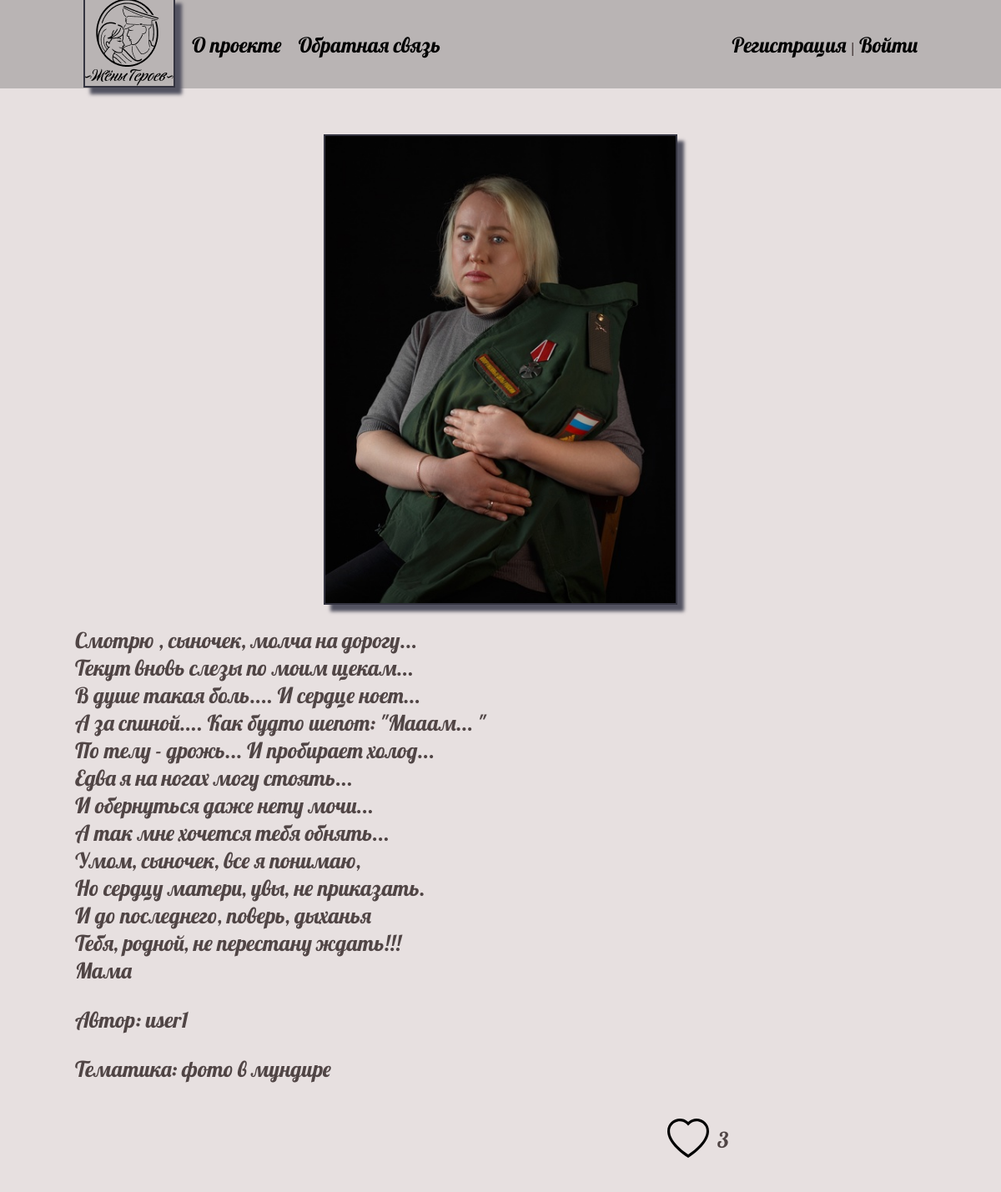
The app's page /post/1/ with its own data.
### posts/models.py (models this page shows, shortened)
class Post(models.Model):
    author = models.ForeignKey('Author', on_delete=models.CASCADE, verbose_name='Автор публикации')
    title = models.CharField(max_length=255, blank=True, verbose_name="Заголовок публикации", )
    content = models.TextField(blank=True, verbose_name="Текст публикации")
    photo = models.ImageField(upload_to="photos/%Y/%m/%d/", verbose_name="Фото")
    time_create = models.DateTimeField(auto_now_add=True, verbose_name="Время создания")
    time_update = models.DateTimeField(auto_now=True, verbose_name="Время изменения")
    is_moderated = models.BooleanField(default=False, verbose_name="Прошло модерацию")
    category = models.ForeignKey('Category', on_delete=models.PROTECT, verbose_name="Категории публикации") # например публикация с фото или новость
    theme = models.ForeignKey('Theme', on_delete=models.PROTECT, verbose_name="Тема") # например фото в мундире, детский рисунок, письма..
    rating = models.SmallIntegerField(default=0, verbose_name='Рейтинг')
    def __str__(self):
        return f'{self.pk}_{self.title}_{self.preview()}'
    def preview(self):
        return self.content[:32] + '...'
    class Meta:
        verbose_name = 'Публикация'
        verbose_name_plural = 'Публикации'
        ordering = ['id']

class Author(models.Model):
    author = models.OneToOneField(User, on_delete=models.CASCADE)
    city = models.CharField(max_length=32, verbose_name="Город")
    def __str__(self):
        return self.author.username
    class Meta:
        verbose_name = 'Автор публикации'
        verbose_name_plural = 'Авторы публикации'
        ordering = ['id']

class Theme(models.Model):
    name = models.CharField(max_length=100, db_index=True, verbose_name="Название темы")
    slug = models.SlugField(max_length=255, unique=True, db_index=True, verbose_name="URL")
    def __str__(self):
        return self.name
    class Meta:
        verbose_name = 'Тема'
        verbose_name_plural = 'Темы'
        ordering = ['id']

### posts/views.py (the view)
# urls.py: path('post/<int:pk>/', PostDetail.as_view(), name='post_detail'),
class PostDetail(DataMixin, DetailView):
    model = Post
    template_name = 'posts/post.html'
    context_object_name = 'post'
    def get_context_data(self, *, object_list=None, **kwargs):
        context = super().get_context_data(**kwargs)
        c_def = self.get_user_context(title=context['post'])
        return dict(list(context.items()) + list(c_def.items()))

### posts/utils.py (called while the page is built)
    def get_user_context(self, **kwargs):
        context = kwargs
        user_menu = menu.copy()
        if not self.request.user.is_authenticated:
            user_menu.pop(1)
        context['menu'] = user_menu
        return context

### posts/templates/posts/post.html (shortened to what this page needs)
{% extends 'posts/base.html' %}
{% load static %}
{% block content %}
<div class="article_detail">
    {% if post.photo %}
        <img class="article__image" src="{{post.photo.url}}">
    {% endif %}
    <p class="article__text">
        {{post.content|linebreaks}}
    </p>
    <p>Автор: {{ post.author }}</p>
    <p>Тематика: {{ post.theme }}</p>
    <div class="article__bottom">
        <div class="article__like">
            <img src="{% static 'posts/images/heart.svg' %}" alt="">
            <p>{{ post.rating }}</p>
        </div>
    </div>
</div>
{% endblock %}

### posts/static/posts/css/styles.css (style rules this page uses)
html, body { font-family: 'Lobster'; font-style: normal; color: rgb(80, 69, 69); ; margin: 0; padding: 0; height: 100%; width: 100%; background-color: #e7e0e0; }
img { max-width: 450px; height: 100%; -o-object-fit: contain; object-fit: contain; border: 2px solid #343440; box-shadow: 8px 8px 4px #535361; }
.article_detail { flex-direction: column; align-items: center; font-size: 26px; text-align: justify; }
.article__image { max-width: 600px; height: auto; max-height: 50vh; margin-right: 30px; }
.article_detail>.article__image { max-height: 70vh; display: flex; justify-content: center; margin: 0 auto; }
.article__bottom { display: flex; justify-content: space-around; }
.article__like { display: flex; }
.article__like>img { width: 50px; height: auto; border: none; box-shadow: none; margin-right: 10px; }

### records on screen
Post: photo (picture), content "Смотрю , сыночек, молча на дорогу... Текут вновь слезы по моим щекам... В душе такая боль.... И сердце ноет... А за спиной.... Как будто шепот: \"Мааам... \" По телу - дрожь... И пробирает холод... Едва я на ногах могу стоять... И обернуться даже нету мочи... А так мне хочется тебя обнять... Умом, сыночек, все я понимаю, Но сердцу матери, увы, не приказать. И до последнего, поверь, дыханья Тебя, родной, не перестану ждать!!! Мама", author "user1", theme "фото в мундире", rating "3"

### other values on screen
{{ m.title }} "О проекте" "Обратная связь"
